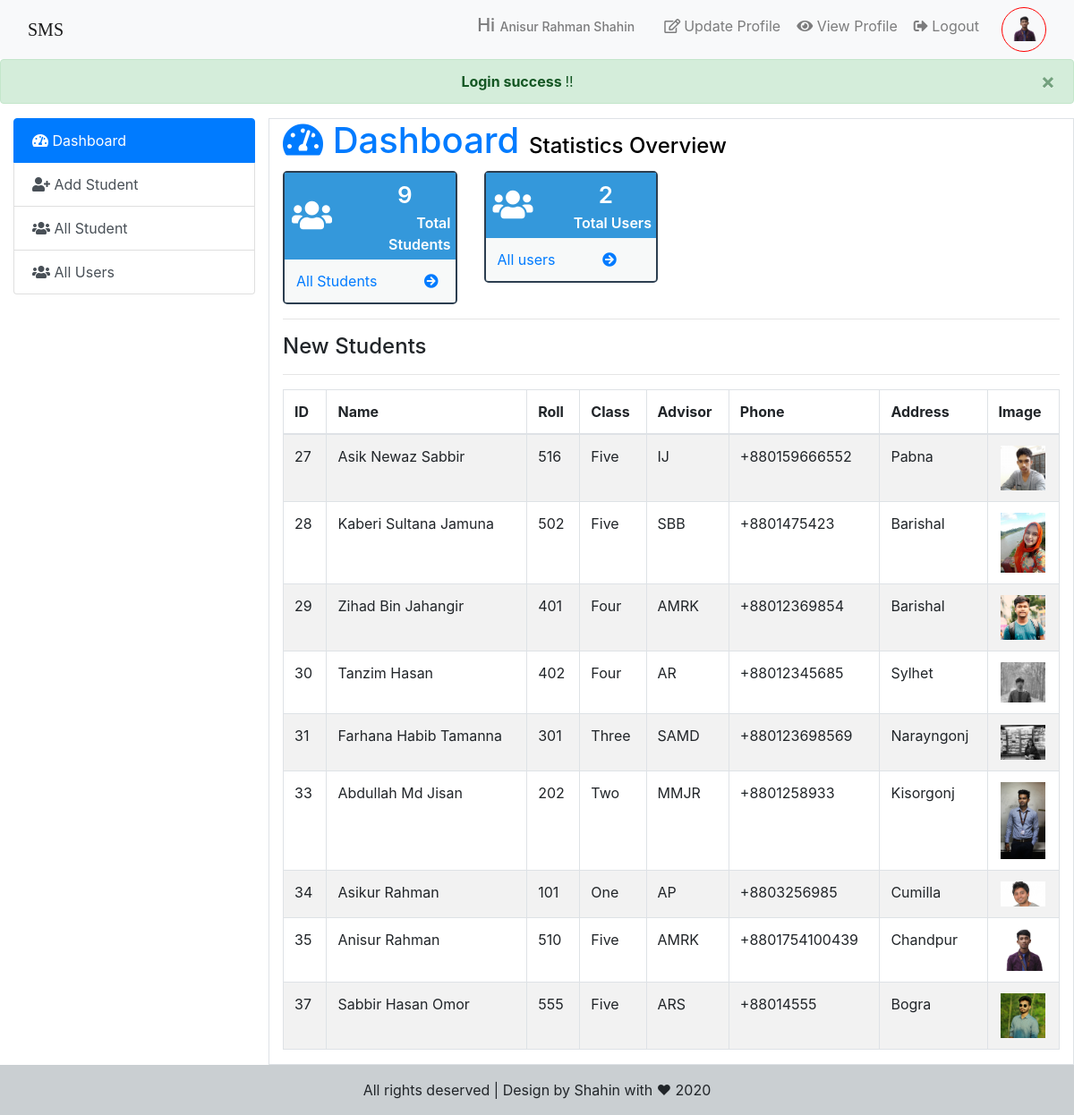
Screenshot of /admin/index.php (signed in) with the database file from the repository.
### tables this page shows
CREATE TABLE `users` (
  `id` int(4) NOT NULL,
  `name` varchar(150) NOT NULL,
  `username` varchar(80) NOT NULL,
  `email` text NOT NULL,
  `password` varchar(200) NOT NULL,
  `image` varchar(150) NOT NULL,
  `date` timestamp NOT NULL DEFAULT current_timestamp(),
  `status` varchar(30) NOT NULL
);

CREATE TABLE `students_info` (
  `id` int(3) NOT NULL,
  `name` varchar(100) NOT NULL,
  `class` varchar(20) NOT NULL,
  `roll` int(15) NOT NULL,
  `pnumber` varchar(16) NOT NULL,
  `city` varchar(120) NOT NULL,
  `gpa` varchar(4) NOT NULL,
  `date` timestamp NOT NULL DEFAULT current_timestamp(),
  `advisor` varchar(100) NOT NULL,
  `image` varchar(200) NOT NULL
);

### admin/dashboard.php (the view, shortened to what this page needs)
<?php
$con = DB();
$sql = "SELECT * FROM `students_info`";
$result = mysqli_query($con,$sql);
$total_student = mysqli_num_rows($result);
$sql_user = "SELECT * FROM `users`";
$result_user = mysqli_query($con,$sql_user);
$total_user = mysqli_num_rows($result_user);
?>
                       <h1 class="text-primary"><i class="fas fa-tachometer-alt"></i> Dashboard <span style="font-size : 24px;color:black">Statistics Overview</span></h1>
                  <div class="row">
                      <div class="col-3">
                           <div class="pannel">
                               <div class="pannel-top">
                                   <div class="row">
                                       <div class="col-4 text-center align-self-center">
                                           <i class="fas fa-users"></i>
                                       </div>
                                       <div class="col-8 text-right">
                                           <span class="d-block digit"><?=$total_student;?></span>
                                           <span class="d-block tag">Total Students</span>
                                       </div>
                                   </div>
                               </div>
                               <div class="pannel-bottom">
                                   <a href="" class="btn btn-link">All Students <i class="fas fa-arrow-circle-right ml-5"></i></a>
                               </div>
                           </div>
                      </div>
                       <div class="col-3">
                           <div class="pannel">
                               <div class="pannel-top">
                                   <div class="row">
                                       <div class="col-4 text-center align-self-center">
                                           <i class="fas fa-users"></i>
                                       </div>
                                       <div class="col-8 text-right">
                                           <span class="d-block digit"><?=$total_user;?></span>
                                           <span class="d-block tag">Total Users</span>
                                       </div>
                                   </div>
                               </div>
                               <div class="pannel-bottom">
                                   <a href="" class="btn btn-link">All users <i class="fas fa-arrow-circle-right ml-5"></i></a>
                               </div>
                           </div>
                      </div>
                  </div>
                  <hr>
                  <h3 style="font-size:24px;">New Students</h3>
                  <hr>
                  <div class="table-responsive">
                  <table class="table table-bordered table-hover table-striped" id="table">
                      <thead>
                          <tr>
                              <th>ID</th>
                              <th>Name</th>
                              <th>Roll</th>
                              <th>Class</th>
                              <th>Advisor</th>
                              <th>Phone</th>
                              <th>Address</th>
                              <th>Image</th>
                          </tr>
                      </thead>
                      <tbody>
                         <?php while ($row = mysqli_fetch_assoc($result)){ ?>
                          <tr>
                              <td><?=$row['id']?></td>
                              <td><?=ucwords($row['name'])?></td>
                              <td><?=$row['roll']?></td>
                             <td><?=ucwords($row['class'])?></td>
                             <td><?=strtoupper($row['advisor'])?></td>
                              <td><?=$row['pnumber']?></td>
                              <td><?=$row['city']?></td>
                              <td class="text-center">
                                  <img src="student_images/<?=$row['image']?>" alt="" width="50">
                              </td>
                          </tr>
                          <?php }?>
                      </tbody>
                  </table>
                  </div>

### admin/index.php (shortened to what this page needs)
<?php
$id = $_SESSION['user_id'];
$con = DB();
$sql = "SELECT * FROM `users` WHERE `id` = $id";
$result = mysqli_query($con,$sql);
$row = mysqli_fetch_assoc($result);
?>
 <!doctype html>
<html lang="en">
  <head>
    <link rel="stylesheet" href="https://maxcdn.bootstrapcdn.com/bootstrap/4.0.0/css/bootstrap.min.css">
    <link rel="stylesheet" href="resources/Fonts/css/all.min.css">
    <link rel="stylesheet" href="resources/css/datatable.css">
    <link rel="stylesheet" href="resources/css/style.css">
  </head>
  <body>
   <nav class="navbar navbar-expand-lg navbar-light bg-light">
   <div class="container-fluid">
  <a class="navbar-brand" href="../index.php" style="font-family: cursive">SMS</a>
  <div class="collapse navbar-collapse" id="navbarSupportedContent">
    <ul class="navbar-nav ml-auto">
      <li class="nav-item ">
        <a class="nav-link "><h5 class="mr-3">Hi <span style="font-size:14px"><?=ucwords($row['name'])?></span></h5></a>
      </li>
      <li class="nav-item">
        <a class="nav-link btn btn-link"  data-toggle="modal" data-target="#update"><i class="far fa-edit mr-1"></i>Update Profile</a>
      </li>
      <li class="nav-item">
        <a class="nav-link btn btn-link"  data-toggle="modal" data-target="#exampleModalCenter"><i class="fas fa-eye"></i> View Profile</a>
      </li>
      <li class="nav-item">
        <a class="nav-link btn btn-link" href="../user/logout.php"  onclick="return confirm('Are you sure ?')"><i class="fas fa-sign-out-alt"></i> Logout</a>
      </li>
           <li class="nav-item ml-3">
       <div class="user-img-box">
            <a class="nav-link btn btn-link"><img src="../user/user_Image/<?=$row['image']?>" alt="" class="user-img img-rounded"></a>
        </div>
      </li>
    </ul>
</div>
  </div>
</nav>
    <?php if(isset($_SESSION['success-login-alert'])){ ?>
          <div class="alert alert-success alert-dismissible fade show text-center" role="alert">
  <strong>Login success </strong>!!
  <button type="button" class="close" data-dismiss="alert" aria-label="Close">
    <span aria-hidden="true">&times;</span>
  </button>
</div>
     <?php }?>
   <div class="container-fluid mt-1">
       <div class="row">
           <div class="col-3">
               <div class="list-group">
                  <a href="index.php?page=dashboard" class="list-group-item list-group-item-action active">
                   <i class="fas fa-tachometer-alt"></i> Dashboard
                  </a>
                  <a href="index.php?page=addnewStudent" class="list-group-item list-group-item-action"><i class="fas fa-user-plus"></i> Add Student</a>
                  <a href="index.php?page=allStudent" class="list-group-item list-group-item-action"><i class="fas fa-users"></i> All Student</a>
                  <a href="index.php?page=allUser" class="list-group-item list-group-item-action"><i class="fas fa-users"></i> All Users</a>
                </div>
           </div>
           <div class="col-9 border">
               <div class="content">
              <?php
                   if(isset($_GET['page'])){
                       $page = $_GET['page'] .'.php';
                   }
                   else{
                       $page =  'dashboard.php';
                   }
                   if(file_exists($page)){
                        require_once $page;
                   }else{
                       header("location: ../404.php");
                   }
                   ?>
            </div>
           </div>
       </div>
   </div>
     <footer class=" py-3 text-center" style="background: rgba(189, 195, 199, 0.8);">
           <p class="m-0">All rights deserved | Design by Shahin with ♥ 2020</p>
       </footer>
  </body>
</html>

### admin/resources/css/style.css (style rules this page uses)
.user-img-box { height: 50px; width: 50px; border-radius: 50%; overflow: hidden; border: 1.5px solid red; }
.user-img-box img { width: 100%; }
.content { min-height: 500px; }
.content h1 { margin-bottom: 10px; }
.content .pannel { border: 2px solid #2c3e50; border-radius: 5px; }
.content .pannel .pannel-top { padding: 5px; background: #3498db; color: #fff; }
.content .pannel .pannel-top .fas { font-size: 36px; margin-left: 3px; }
.content .pannel .pannel-top .digit { font-size: 26px; font-weight: 600; margin-left: 8px; display: inline-block; text-align: center; }
.content .pannel .pannel-top .tag { font-weight: 600; }
.content .pannel .pannel-bottom { background: rgba(236, 240, 241, 0.42); padding: 5px 0; }

### rows the page displays
users: name "Anisur Rahman Shahin", image (picture)
students_info: id "27", name "Asik Newaz Sabbir", roll "516", class "Five", advisor "IJ", pnumber "+880159666552", city "Pabna", image (picture)
students_info: id "28", name "Kaberi Sultana Jamuna", roll "502", class "Five", advisor "SBB", pnumber "+8801475423", city "Barishal", image (picture)
students_info: id "29", name "Zihad Bin Jahangir", roll "401", class "Four", advisor "AMRK", pnumber "+88012369854", city "Barishal", image (picture)
students_info: id "30", name "Tanzim Hasan", roll "402", class "Four", advisor "AR", pnumber "+88012345685", city "Sylhet", image (picture)
students_info: id "31", name "Farhana Habib Tamanna", roll "301", class "Three", advisor "SAMD", pnumber "+880123698569", city "Narayngonj", image (picture)
students_info: id "33", name "Abdullah Md Jisan", roll "202", class "Two", advisor "MMJR", pnumber "+8801258933", city "Kisorgonj", image (picture)
students_info: id "34", name "Asikur Rahman", roll "101", class "One", advisor "AP", pnumber "+8803256985", city "Cumilla", image (picture)
students_info: id "35", name "Anisur Rahman", roll "510", class "Five", advisor "AMRK", pnumber "+8801754100439", city "Chandpur", image (picture)
students_info: id "37", name "Sabbir Hasan Omor", roll "555", class "Five", advisor "ARS", pnumber "+88014555", city "Bogra", image (picture)

### other values shown
$total_student "9"
$total_user "2"
